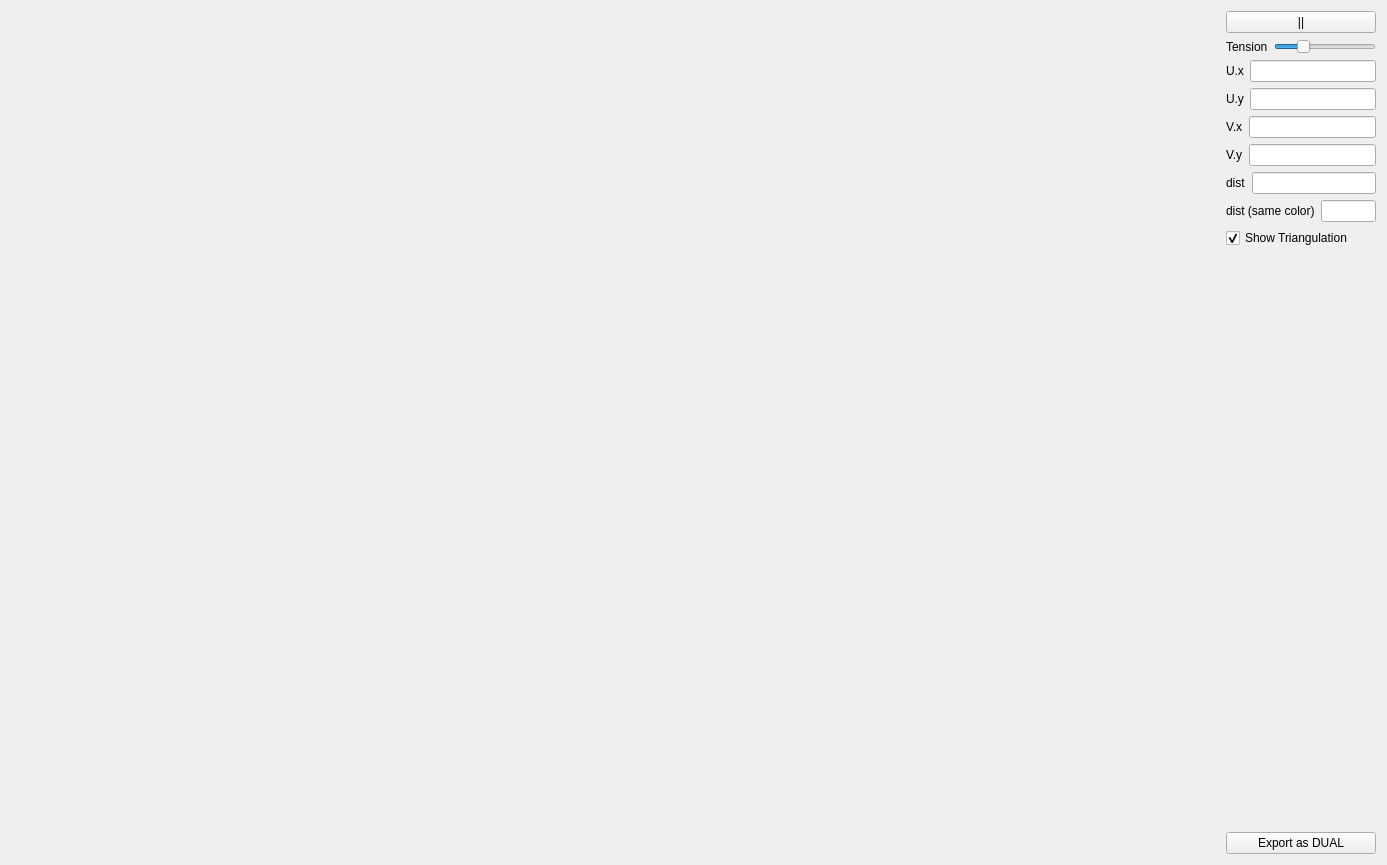
<?xml version="1.0" encoding="UTF-8"?>
<ui version="4.0">
 <class>TileDistClass</class>
 <widget class="QWidget" name="TileDistClass">
  <property name="geometry">
   <rect>
    <x>0</x>
    <y>0</y>
    <width>1387</width>
    <height>865</height>
   </rect>
  </property>
  <property name="windowTitle">
   <string>TileDist</string>
  </property>
  <layout class="QHBoxLayout" name="horizontalLayout">
   <item>
    <widget class="QWidget" name="drawingPlaceholder" native="true">
     <property name="sizePolicy">
      <sizepolicy hsizetype="Expanding" vsizetype="Expanding">
       <horstretch>0</horstretch>
       <verstretch>0</verstretch>
      </sizepolicy>
     </property>
    </widget>
   </item>
   <item>
    <widget class="QWidget" name="widget" native="true">
     <property name="maximumSize">
      <size>
       <width>150</width>
       <height>16777215</height>
      </size>
     </property>
     <layout class="QVBoxLayout" name="verticalLayout_2">
      <property name="leftMargin">
       <number>0</number>
      </property>
      <property name="topMargin">
       <number>0</number>
      </property>
      <property name="rightMargin">
       <number>0</number>
      </property>
      <property name="bottomMargin">
       <number>0</number>
      </property>
      <item>
       <widget class="QPushButton" name="playButton">
        <property name="text">
         <string>||</string>
        </property>
       </widget>
      </item>
      <item>
       <layout class="QHBoxLayout" name="horizontalLayout_2">
        <property name="bottomMargin">
         <number>0</number>
        </property>
        <item>
         <widget class="QLabel" name="label">
          <property name="text">
           <string>Tension</string>
          </property>
         </widget>
        </item>
        <item>
         <widget class="QSlider" name="tensionSlider">
          <property name="value">
           <number>25</number>
          </property>
          <property name="orientation">
           <enum>Qt::Horizontal</enum>
          </property>
         </widget>
        </item>
       </layout>
      </item>
      <item>
       <layout class="QVBoxLayout" name="verticalLayout">
        <item>
         <layout class="QHBoxLayout" name="horizontalLayout_3">
          <item>
           <widget class="QLabel" name="label_2">
            <property name="text">
             <string>U.x</string>
            </property>
           </widget>
          </item>
          <item>
           <widget class="QLineEdit" name="uxLineEdit"/>
          </item>
         </layout>
        </item>
        <item>
         <layout class="QHBoxLayout" name="horizontalLayout_4">
          <item>
           <widget class="QLabel" name="label_3">
            <property name="text">
             <string>U.y</string>
            </property>
           </widget>
          </item>
          <item>
           <widget class="QLineEdit" name="uyLineEdit"/>
          </item>
         </layout>
        </item>
        <item>
         <layout class="QHBoxLayout" name="horizontalLayout_5">
          <item>
           <widget class="QLabel" name="label_4">
            <property name="text">
             <string>V.x</string>
            </property>
           </widget>
          </item>
          <item>
           <widget class="QLineEdit" name="vxLineEdit"/>
          </item>
         </layout>
        </item>
        <item>
         <layout class="QHBoxLayout" name="horizontalLayout_6">
          <item>
           <widget class="QLabel" name="label_5">
            <property name="text">
             <string>V.y</string>
            </property>
           </widget>
          </item>
          <item>
           <widget class="QLineEdit" name="vyLineEdit"/>
          </item>
         </layout>
        </item>
       </layout>
      </item>
      <item>
       <layout class="QHBoxLayout" name="horizontalLayout_7">
        <item>
         <widget class="QLabel" name="label_6">
          <property name="text">
           <string>dist</string>
          </property>
         </widget>
        </item>
        <item>
         <widget class="QLineEdit" name="minDistSameLineEdit"/>
        </item>
       </layout>
      </item>
      <item>
       <layout class="QHBoxLayout" name="horizontalLayout_8">
        <item>
         <widget class="QLabel" name="label_7">
          <property name="text">
           <string>dist (same color)</string>
          </property>
         </widget>
        </item>
        <item>
         <widget class="QLineEdit" name="minDistDiffLineEdit"/>
        </item>
       </layout>
      </item>
      <item>
       <widget class="QCheckBox" name="showTriangulationCheckBox">
        <property name="text">
         <string>Show Triangulation</string>
        </property>
        <property name="checked">
         <bool>true</bool>
        </property>
       </widget>
      </item>
      <item>
       <spacer name="verticalSpacer">
        <property name="orientation">
         <enum>Qt::Vertical</enum>
        </property>
        <property name="sizeHint" stdset="0">
         <size>
          <width>20</width>
          <height>785</height>
         </size>
        </property>
       </spacer>
      </item>
      <item>
       <widget class="QPushButton" name="exportButton">
        <property name="text">
         <string>Export as DUAL</string>
        </property>
       </widget>
      </item>
     </layout>
    </widget>
   </item>
  </layout>
 </widget>
 <layoutdefault spacing="6" margin="11"/>
 <resources>
  <include location="TileDist.qrc"/>
 </resources>
 <connections/>
</ui>
